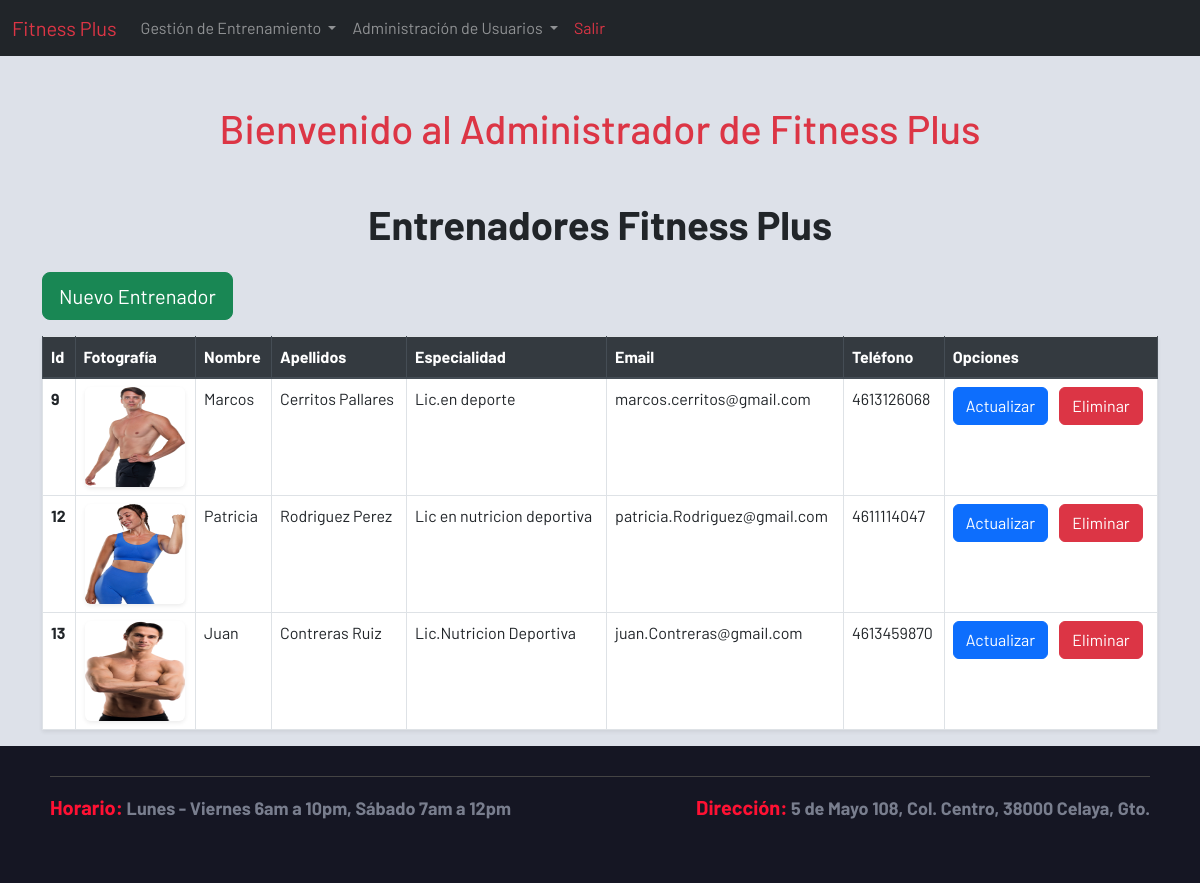
/admin/entrenador.php (signed in), run on the app's committed database.
### tables this page shows
CREATE TABLE `entrenadores` (
  `id_entrenador` int(11) NOT NULL,
  `nombre` varchar(100) NOT NULL,
  `apellido` varchar(100) NOT NULL,
  `especialidad` varchar(100) DEFAULT NULL,
  `email` varchar(100) NOT NULL,
  `telefono` varchar(15) DEFAULT NULL,
  `fotografia` varchar(100) DEFAULT NULL
);

### sistema.class.php (called while the page is built, shortened)
<?php
class Sistema
{
    function conexion()
    {
        try {
            $this->con = new PDO(SGBD . ':host=' . DBHOST . ';dbname=' . DBNAME . ';port=' . DBPORT, DBUSER, DBPASS);
        } catch (PDOException $e) {
            die("Error de conexión: " . $e->getMessage());
        }
    }
}
?>

### admin/entrenador.class.php (called while the page is built, shortened)
<?php
require_once('../sistema.class.php');
class Entrenador extends Sistema {
    function readAll() {
        $sql = "SELECT * FROM entrenadores;";
        $query = $this->con->prepare($sql);
        $query->execute();
        return $query->fetchAll(PDO::FETCH_ASSOC);
    }
}
?>

### admin/views/entrenador/index.php (the view)
<?php require('views/header/header_administrador.php'); ?>
<div class="container mt-5">
    <h1 class="text-center mb-4 "style="font-weight: bold;">Entrenadores Fitness Plus</h1>
    <div class="mb-3">
        <a href="entrenador.php?accion=crear" class="btn btn-success btn-lg">Nuevo Entrenador</a>
    </div>
    <table class="table table-hover table-bordered shadow-sm">
        <thead class="thead-dark">
            <tr>
                <th scope="col">Id</th>
                <th scope="col">Fotografía</th>
                <th scope="col">Nombre</th>
                <th scope="col">Apellidos</th>
                <th scope="col">Especialidad</th>
                <th scope="col">Email</th>
                <th scope="col">Teléfono</th>
                <th scope="col">Opciones</th>
            </tr>
        </thead>
        <tbody>
            <?php foreach ($entrenadores as $entrenador): ?>
                <tr>
                    <th scope="row"><?php echo $entrenador['id_entrenador']; ?></th>
                    <td>
                        <div class="d-flex justify-content-center">
                            <img class="rounded shadow-sm"
                                src="<?php
                                        $rutaImagen = $_SERVER['DOCUMENT_ROOT'] . "/fitnessplus/uploads/" . $entrenador['fotografia'];
                                        if (!empty($entrenador['fotografia']) && file_exists($rutaImagen)) {
                                            echo "/fitnessplus/uploads/" . $entrenador['fotografia'];
                                        } else {
                                            echo '/fitnessplus/uploads/default.png';
                                        }
                                        ?>"
                                alt="Foto de <?php echo htmlspecialchars($entrenador['nombre']); ?>"
                                style="width: 100px; height: auto; max-height: 100px;">
                        </div>
                    </td>
                    <td><?php echo $entrenador['nombre']; ?></td>
                    <td><?php echo $entrenador['apellido']; ?></td>
                    <td><?php echo $entrenador['especialidad']; ?></td>
                    <td><?php echo $entrenador['email']; ?></td>
                    <td><?php echo $entrenador['telefono']; ?></td>
                    <td>
                        <a href="entrenador.php?accion=actualizar&id=<?php echo $entrenador['id_entrenador']; ?>" class="btn btn-primary">Actualizar</a>
                        <a href="entrenador.php?accion=eliminar&id=<?php echo $entrenador['id_entrenador']; ?>" class="btn btn-danger ml-2">Eliminar</a>
                    </td>
                </tr>
            <?php endforeach; ?>
        </tbody>
    </table>
</div>
<?php require('views/footer.php'); ?>

### admin/entrenador.php (shortened to what this page needs)
<?php
require_once('entrenador.class.php');
$app = new Entrenador();
$app -> checkRol('Administrador');
$accion = (isset($_GET['accion'])) ? $_GET['accion'] : NULL;
switch ($accion) {
    default:
        $entrenadores = $app->readAll();
        include 'views/entrenador/index.php';
}
?>

### admin/views/header.php (shortened to what this page needs)
<!doctype html>
<html lang="en">
  <head>
    <link rel="stylesheet" href="https://cdn.jsdelivr.net/npm/bootstrap@4.4.1/dist/css/bootstrap.min.css">
  </head>
  <body>

### admin/views/header/header_administrador.php (shortened to what this page needs)
<?php require_once('views/header.php') ?>
<!DOCTYPE html>
<html lang="es">
<head>
    <link href="https://cdn.jsdelivr.net/npm/bootstrap@5.3.0-alpha1/dist/css/bootstrap.min.css" rel="stylesheet">
    <link rel="stylesheet" href="/fitnessplus/css/estilo.css">
</head>
<body>
    <nav class="navbar navbar-expand-lg navbar-dark bg-dark">
        <div class="container-fluid">
            <a class="navbar-brand text-danger">Fitness Plus</a>
            <div class="collapse navbar-collapse" id="navbarSupportedContent">
                <ul class="navbar-nav me-auto mb-2 mb-lg-0">
                    <li class="nav-item dropdown">
                        <a class="nav-link dropdown-toggle" href="#" id="navbarDropdownCatalogo" role="button" data-bs-toggle="dropdown" aria-expanded="false">
                            Gestión de Entrenamiento
                        </a>
                    </li>
                    <li class="nav-item dropdown">
                        <a class="nav-link dropdown-toggle" href="#" id="navbarDropdownUsuario" role="button" data-bs-toggle="dropdown" aria-expanded="false">
                            Administración de Usuarios
                        </a>
                    </li>
                    <li class="nav-item">
                        <a class="nav-link text-danger" href="login.php?accion=logout">Salir</a>
                    </li>
                </ul>
            </div>
        </div>
    </nav>
    <div class="container mt-5">
        <h1 class="text-center text-danger">Bienvenido al Administrador de Fitness Plus</h1>
    </div>
</body>
</html>

### admin/views/footer.php (shortened to what this page needs)
<link rel="stylesheet" href="/fitnessplus/css/estilo.css">
<footer>
  <div class="info text-center" style="padding: 30px 0; background-color: #151623; color: #797e8e; line-height: 0.01; border-top: 1px solid #444;">
    <p style="margin-bottom: 15px; font-size: 18px; font-weight: bold;">
      <span class="txtRojo" style="color: #ff1133; font-weight: bold; font-size: 20px;">Horario:</span>
      Lunes - Viernes 6am a 10pm, Sábado 7am a 12pm
    </p>
    <p style="margin-bottom: 0; font-size: 18px; font-weight: bold;">
      <span class="txtRojo" style="color: #ff1133; font-weight: bold; font-size: 20px;">Dirección:</span>
      5 de Mayo 108, Col. Centro, 38000 Celaya, Gto.
    </p>
  </div>
</footer>
</body>
</html>

### css/estilo.css (style rules this page uses)
* { margin: 0; padding: 0; box-sizing: border-box; font-family: 'Barlow'; }
html { scroll-behavior: smooth; }
body { background-color: #dde1e9; }
.txtRojo { color:#ff1133; }
footer { background-color: #151623; padding: 30px 0; }
footer .info { display: flex; max-width: 1100px; margin: auto; justify-content: space-between; padding: 0 20px; }
footer .info p { color: #797e8e; }

### data on the page
entrenadores: id_entrenador "9", fotografia (picture), nombre "Marcos", apellido "Cerritos Pallares", especialidad "Lic.en deporte", email "marcos.cerritos@gmail.com", telefono "4613126068"
entrenadores: id_entrenador "12", fotografia (picture), nombre "Patricia", apellido "Rodriguez Perez", especialidad "Lic en nutricion deportiva", email "patricia.Rodriguez@gmail.com", telefono "4611114047"
entrenadores: id_entrenador "13", fotografia (picture), nombre "Juan", apellido "Contreras Ruiz", especialidad "Lic.Nutricion Deportiva", email "juan.Contreras@gmail.com", telefono "4613459870"
